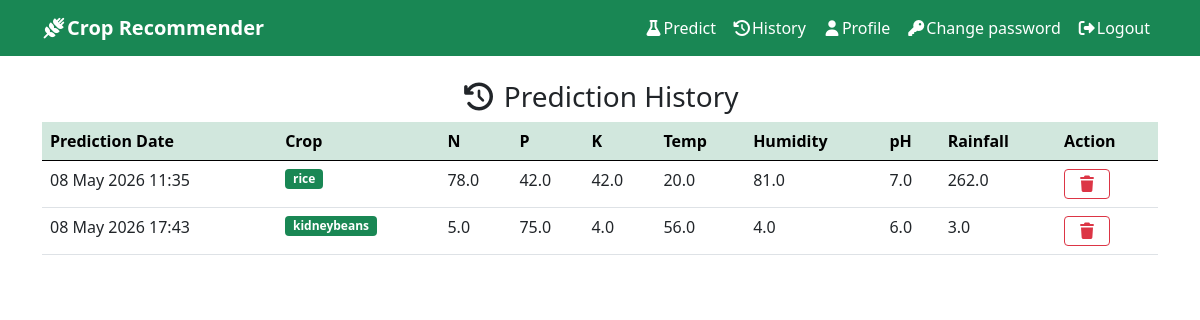
The app's page /user_history (signed in) with its own data.
### recommendor/models.py (models this page shows, shortened)
class prediction(models.Model):
    user = models.ForeignKey(User, verbose_name=(""), on_delete=models.CASCADE)
    n = models.FloatField()
    p = models.FloatField()
    k = models.FloatField()
    temperature = models.FloatField()
    humidity = models.FloatField()
    ph = models.FloatField()
    rainfall = models.FloatField()
    predicted_label = models.CharField(max_length= 1000)
    created_at = models.DateTimeField( auto_now_add=True)

### recommendor/views.py (the view)
# urls.py: path('user_history',user_history_view,name="user_history"),
@login_required
def user_history_view(request):
    Predictions = prediction.objects.filter(user=request.user)
    return render(request, "history.html", {"prediction": Predictions})

### recommendor/templates/history.html
{%extends "base.html"%}
{% block content %}
<div class="text-center">
    <h3>
        <i class="fa-solid fa-clock-rotate-left"></i> Prediction History
    </h3>
    <div class="table-responsive">
        <table class="table">
            <thead class="table-success">
                <tr>
                    <th>Prediction Date</th>
                    <th>Crop</th>
                    <th>N</th>
                    <th>P</th>
                    <th>K</th>
                    <th>Temp</th>
                    <th>Humidity</th>
                    <th>pH</th>
                    <th>Rainfall</th>
                    <th>Action</th>
                </tr>
            </thead>
            <tbody>
                {% for p in prediction %}
                <tr>
                    <td>{{p.created_at|date:"d M Y H:i"}}</td>
                    <td><span class="badge bg-success">{{p.predicted_label}}</span></td>
                    <td>{{p.n}}</td>
                    <td>{{p.p}}</td>
                    <td>{{p.k}}</td>
                    <td>{{p.temperature}}</td>
                    <td>{{p.humidity}}</td>
                    <td>{{p.ph}}</td>
                    <td>{{p.rainfall}}</td>
                    <td>
                        <a href="{% url 'user_delete_prediction' p.id %}"
                           class="btn btn-outline-danger"
                           onclick="return confirm('Delete this entry? This cannot be undone')">
                            <i class="fa-solid fa-trash"></i>
                        </a>
                    </td>
                </tr>
                {% endfor %}
            </tbody>
        </table>
    </div>
</div>
{% endblock %}

### recommendor/templates/base.html (shortened to what this page needs)
<link rel="stylesheet" href="https://cdnjs.cloudflare.com/ajax/libs/font-awesome/7.0.1/css/all.min.css" />
<link href="https://cdn.jsdelivr.net/npm/bootstrap@5.0.2/dist/css/bootstrap.min.css" rel="stylesheet">
{% load static %}
<link rel="stylesheet" href="{% static 'css/style.css' %}">
<body>
<nav class="navbar navbar-expand-lg navbar-dark bg-success shadow-small">
  <div class="container">
    <a class="navbar-brand fw-bold" href="#"><i class="fa-solid fa-wheat-awn"></i>Crop Recommender</a>
    <div class="collapse navbar-collapse" id="navbarSupportedContent">
      <ul class="navbar-nav ms-auto mb-2 mb-lg-0">
        {% if user.is_authenticated and not user.is_staff %}
        <li class="nav-item">
          <a class="nav-link active"  href="{% url 'predict'%}"><i class="fa-solid fa-flask"></i>Predict</a>
        </li>
        <li class="nav-item">
          <a class="nav-link active"  href="{% url 'user_history'%}"><i class="fa-solid fa-clock-rotate-left"></i>History</a>
        </li>
        <li class="nav-item">
          <a class="nav-link active"  href="{% url 'profile'%}"><i class="fa-solid fa-user"></i>Profile</a>
        </li>
        <li class="nav-item">
          <a class="nav-link active"  href="{% url 'change'%}"><i class="fa-solid fa-key"></i>Change password</a>
        </li>
        <li class="nav-item">
          <a class="nav-link active"  href="{% url 'logout'%}"><i class="fa-solid fa-right-from-bracket"></i>Logout</a>
        </li>
        {% endif %}
      </ul>
    </div>
  </div>
</nav>
<main class = "container py-4"> {% block content %} {% endblock %} </main>

### records on screen
prediction: created_at "08 May 2026 11:35", predicted_label "rice", n "78.0", p "42.0", k "42.0", temperature "20.0", humidity "81.0", ph "7.0", rainfall "262.0"
prediction: created_at "08 May 2026 17:43", predicted_label "kidneybeans", n "5.0", p "75.0", k "4.0", temperature "56.0", humidity "4.0", ph "6.0", rainfall "3.0"
